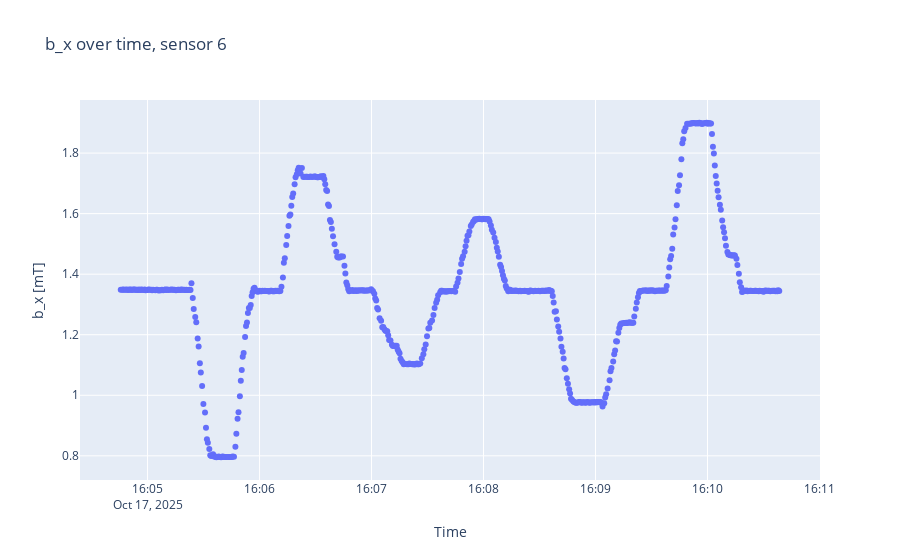
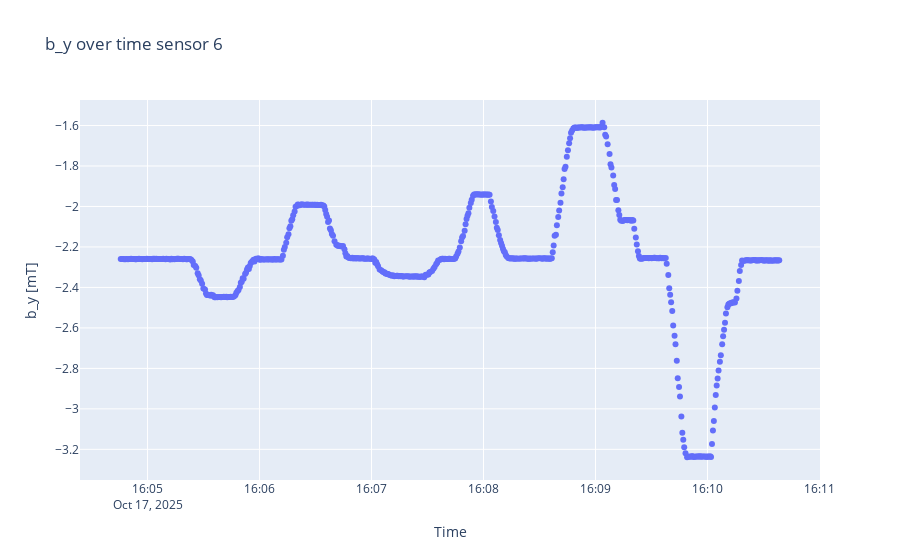

Notebook code cell kept with these figures, in order:
### Code cell
sensorplots(B3, timestamps3, 6)

### Figure 1 — Plotly figure (JSON) as saved in the notebook; plotly's stock layout.template omitted (floating-point values rounded to 4 significant figures; data arrays with more than 128 entries replaced by an {"elided": "..."} marker saying what was removed)
{"data": [{"mode": "markers", "type": "scatter", "x": {"elided": "603 str values"}, "y": {"elided": "603 float values"}}], "layout": {"title": {"text": "b_x over time, sensor 6"}, "xaxis": {"title": {"text": "Time"}}, "yaxis": {"scaleanchor": "y", "title": {"text": "b_x [mT]"}}}}

### Figure 2 — Plotly figure (JSON) as saved in the notebook; plotly's stock layout.template omitted (floating-point values rounded to 4 significant figures; data arrays with more than 128 entries replaced by an {"elided": "..."} marker saying what was removed)
{"data": [{"mode": "markers", "type": "scatter", "x": {"elided": "603 str values"}, "y": {"elided": "603 float values"}}], "layout": {"title": {"text": "b_y over time sensor 6"}, "xaxis": {"title": {"text": "Time"}}, "yaxis": {"scaleanchor": "y", "title": {"text": "b_y [mT]"}}}}
